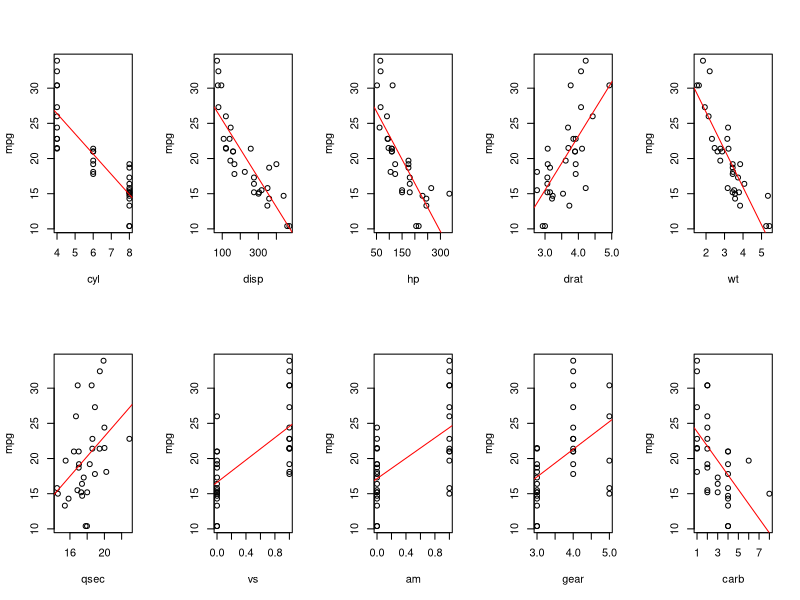

Write R code to recreate this figure.
par(mfrow=c(2,5))

plot(mpg~cyl,data=mtcars);
abline(lm(mpg~cyl,data=mtcars),col="red");

plot(mpg~disp,data=mtcars);
abline(lm(mpg~disp,data=mtcars),col="red");

plot(mpg~hp,data=mtcars);
abline(lm(mpg~hp,data=mtcars),col="red");

plot(mpg~drat,data=mtcars);
abline(lm(mpg~drat,data=mtcars),col="red");

plot(mpg~wt,data=mtcars);
abline(lm(mpg~wt,data=mtcars),col="red");

plot(mpg~qsec,data=mtcars);
abline(lm(mpg~qsec,data=mtcars),col="red");

plot(mpg~vs,data=mtcars);
abline(lm(mpg~vs,data=mtcars),col="red");

plot(mpg~am,data=mtcars);
abline(lm(mpg~am,data=mtcars),col="red");

plot(mpg~gear,data=mtcars);
abline(lm(mpg~gear,data=mtcars),col="red");

plot(mpg~carb,data=mtcars)
abline(lm(mpg~carb,data=mtcars),col="red")